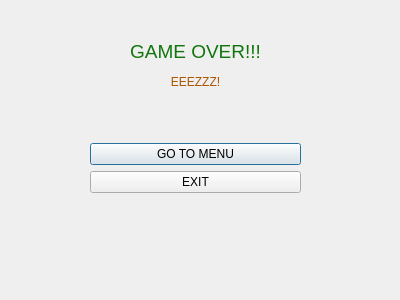
<?xml version="1.0" encoding="UTF-8"?>
<ui version="4.0">
 <class>Gameover</class>
 <widget class="QDialog" name="Gameover">
  <property name="geometry">
   <rect>
    <x>0</x>
    <y>0</y>
    <width>400</width>
    <height>300</height>
   </rect>
  </property>
  <property name="windowTitle">
   <string>Dialog</string>
  </property>
  <widget class="QWidget" name="">
   <property name="geometry">
    <rect>
     <x>90</x>
     <y>40</y>
     <width>211</width>
     <height>201</height>
    </rect>
   </property>
   <layout class="QVBoxLayout" name="verticalLayout">
    <item>
     <widget class="QLabel" name="label">
      <property name="text">
       <string>&lt;html&gt;&lt;head/&gt;&lt;body&gt;&lt;p align=&quot;center&quot;&gt;&lt;span style=&quot; font-size:14pt; color:#10750b;&quot;&gt;GAME OVER!!!&lt;/span&gt;&lt;/p&gt;&lt;p align=&quot;center&quot;&gt;&lt;span style=&quot; color:#aa5500;&quot;&gt;EEEZZZ!&lt;/span&gt;&lt;/p&gt;&lt;/body&gt;&lt;/html&gt;</string>
      </property>
     </widget>
    </item>
    <item>
     <spacer name="verticalSpacer_2">
      <property name="orientation">
       <enum>Qt::Vertical</enum>
      </property>
      <property name="sizeHint" stdset="0">
       <size>
        <width>20</width>
        <height>40</height>
       </size>
      </property>
     </spacer>
    </item>
    <item>
     <widget class="QPushButton" name="pushButton">
      <property name="text">
       <string>GO TO MENU</string>
      </property>
     </widget>
    </item>
    <item>
     <widget class="QPushButton" name="pushButton_2">
      <property name="text">
       <string>EXIT</string>
      </property>
     </widget>
    </item>
    <item>
     <spacer name="verticalSpacer">
      <property name="orientation">
       <enum>Qt::Vertical</enum>
      </property>
      <property name="sizeHint" stdset="0">
       <size>
        <width>20</width>
        <height>40</height>
       </size>
      </property>
     </spacer>
    </item>
   </layout>
  </widget>
 </widget>
 <resources/>
 <connections/>
</ui>
